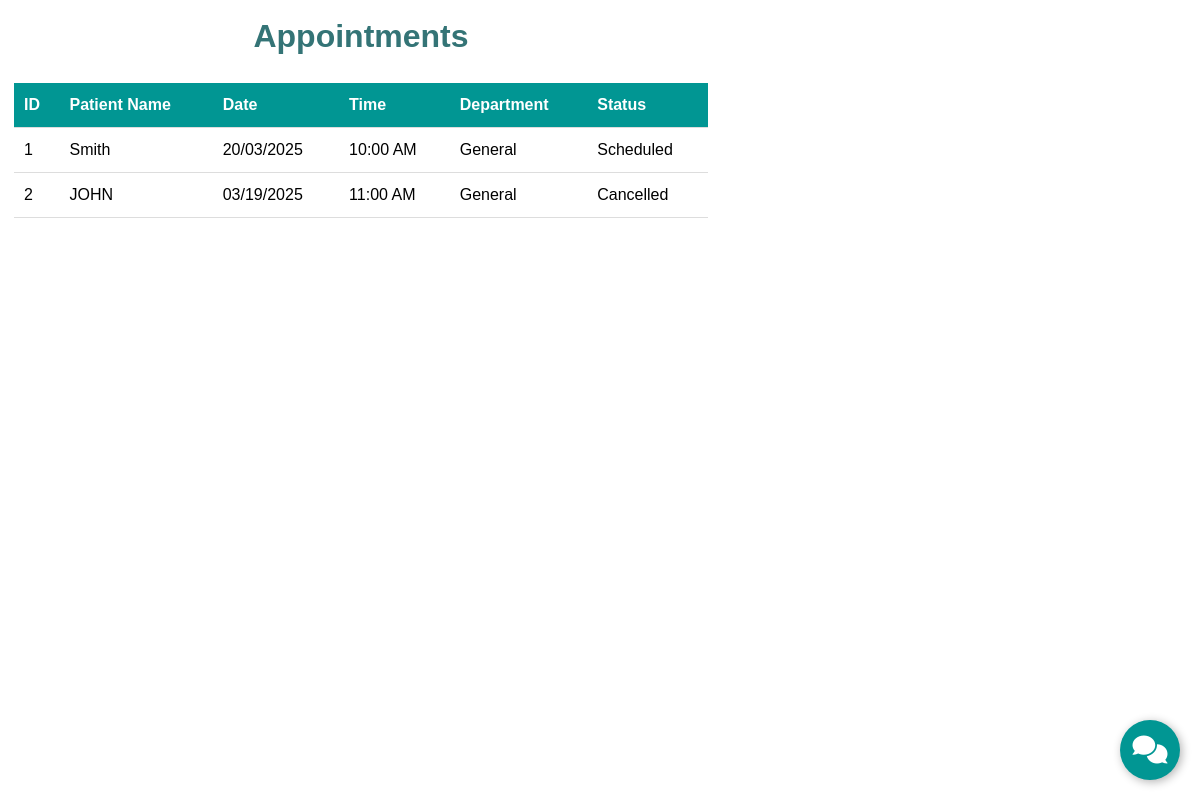
The page / on the database its author committed.
### tables this page shows
CREATE TABLE appointments (
        id INTEGER PRIMARY KEY AUTOINCREMENT,
        patient_name TEXT NOT NULL,
        appointment_date TEXT NOT NULL,
        appointment_time TEXT NOT NULL,
        department TEXT NOT NULL,
        status TEXT DEFAULT 'Scheduled'
    );

### app.py (the view)
@app.route('/')
def index():
    conn = get_db_connection()
    appointments = conn.execute('SELECT * FROM appointments').fetchall()
    conn.close()
    return render_template('chat.html', appointments=appointments)

### app.py (called while the page is built)
def get_db_connection():
    conn = sqlite3.connect('healthcare_bot.db')
    conn.row_factory = sqlite3.Row  # Allows accessing columns by name
    return conn

### templates/chat.html (shortened to what this page needs)
<!DOCTYPE html>
<html lang="en">
<head>
    <link rel="stylesheet" href="https://cdnjs.cloudflare.com/ajax/libs/bootstrap/5.3.0/css/bootstrap.min.css">
    <link rel="stylesheet" href="https://cdnjs.cloudflare.com/ajax/libs/font-awesome/6.0.0/css/all.min.css">
</head>
<body>
    <div id="appointments-table">
        <h2>Appointments</h2>
        <table>
            <thead>
                <tr>
                    <th>ID</th>
                    <th>Patient Name</th>
                    <th>Date</th>
                    <th>Time</th>
                    <th>Department</th>
                    <th>Status</th>
                </tr>
            </thead>
            <tbody id="appointments-tbody">
                {% include '_appointments_table.html' %}
            </tbody>
        </table>
    </div>
    <button class="chatbot-btn" id="toggle-chat"><i class="fas fa-comments"></i></button>
</body>
</html>

### templates/_appointments_table.html
{% for appointment in appointments %}
<tr>
    <td>{{ appointment['id'] }}</td>
    <td>{{ appointment['patient_name'] }}</td>
    <td>{{ appointment['appointment_date'] }}</td>
    <td>{{ appointment['appointment_time'] }}</td>
    <td>{{ appointment['department'] }}</td>
    <td>{{ appointment['status'] }}</td>
</tr>
{% endfor %}

### templates/chat.html (style rules this page uses)
body { background-color: #ffffff; color: white; font-family: 'Arial', sans-serif; }
.chatbot-btn { position: fixed; bottom: 20px; right: 20px; background-color: #019693; color: white; border: none; border-radius: 50%; width: 60px; height: 60px; display: flex; align-items: center; justify-content: center; font-size: 28px; cursor: pointer; box-shadow: 2px 2px 10px rgba(0, 0, 0, 0.3); }
#appointments-table { margin: 17px auto; width: 59%; color: black; display: flex; flex-direction: column; justify-content: space-evenly; align-items: center; position: absolute; padding-left: 14px; }
#appointments-table h2 { font-weight: 600; color: #347476; }
#appointments-table table { width: 100%; border-collapse: collapse; margin-top: 20px; }
#appointments-table th, #appointments-table td { padding: 10px; text-align: left; border-bottom: 1px solid #ddd; }
#appointments-table th { background-color: #019693; color: white; }

### rows shown on the page
appointments: id "1", patient_name "Smith", appointment_date "20/03/2025", appointment_time "10:00 AM", department "General", status "Scheduled"
appointments: id "2", patient_name "JOHN", appointment_date "03/19/2025", appointment_time "11:00 AM", department "General", status "Cancelled"
